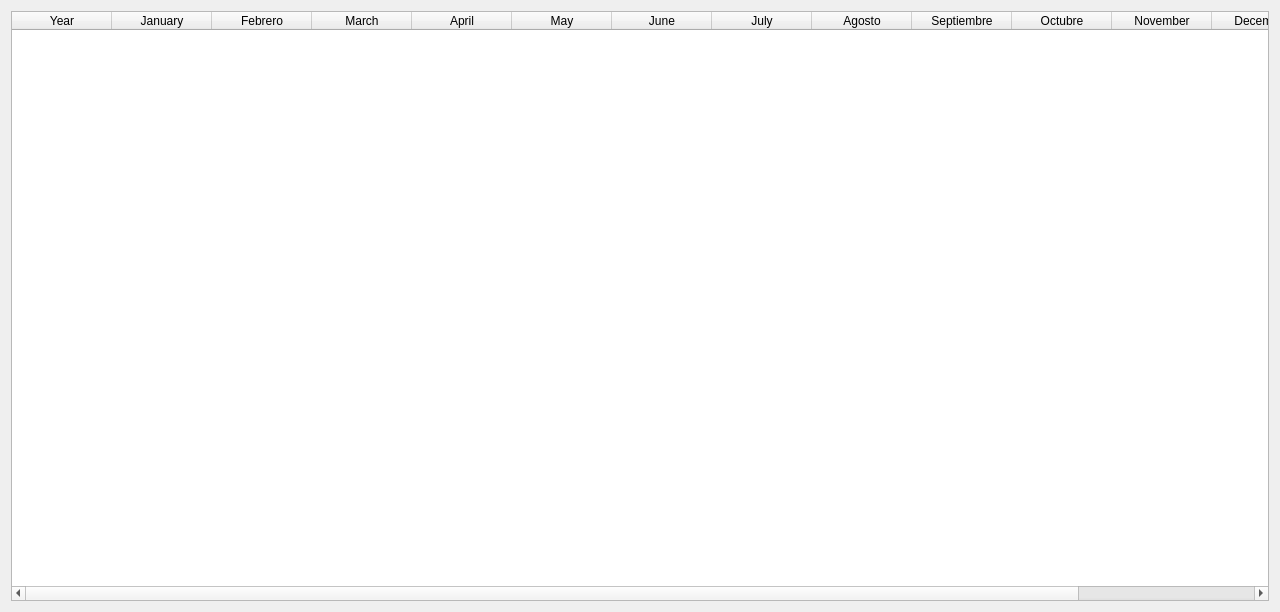
<?xml version="1.0" encoding="UTF-8"?>
<ui version="4.0">
 <class>wdgConceptsHistorical</class>
 <widget class="QDialog" name="wdgConceptsHistorical">
  <property name="geometry">
   <rect>
    <x>0</x>
    <y>0</y>
    <width>1280</width>
    <height>612</height>
   </rect>
  </property>
  <property name="windowTitle">
   <string>Historical concepts report</string>
  </property>
  <property name="windowIcon">
   <iconset resource="../images/xulpymoney.qrc">
    <normaloff>:/xulpymoney/history.png</normaloff>:/xulpymoney/history.png</iconset>
  </property>
  <layout class="QHBoxLayout" name="horizontalLayout">
   <item>
    <layout class="QVBoxLayout" name="verticalLayout">
     <item>
      <widget class="myQTableWidget" name="table">
       <attribute name="verticalHeaderVisible">
        <bool>false</bool>
       </attribute>
       <column>
        <property name="text">
         <string>Year</string>
        </property>
       </column>
       <column>
        <property name="text">
         <string>January</string>
        </property>
       </column>
       <column>
        <property name="text">
         <string>Febrero</string>
        </property>
       </column>
       <column>
        <property name="text">
         <string>March</string>
        </property>
       </column>
       <column>
        <property name="text">
         <string>April</string>
        </property>
       </column>
       <column>
        <property name="text">
         <string>May</string>
        </property>
       </column>
       <column>
        <property name="text">
         <string>June</string>
        </property>
       </column>
       <column>
        <property name="text">
         <string>July</string>
        </property>
       </column>
       <column>
        <property name="text">
         <string>Agosto</string>
        </property>
       </column>
       <column>
        <property name="text">
         <string>Septiembre</string>
        </property>
       </column>
       <column>
        <property name="text">
         <string>Octubre</string>
        </property>
       </column>
       <column>
        <property name="text">
         <string>November</string>
        </property>
       </column>
       <column>
        <property name="text">
         <string>December</string>
        </property>
       </column>
       <column>
        <property name="text">
         <string>Total</string>
        </property>
       </column>
      </widget>
     </item>
    </layout>
   </item>
  </layout>
 </widget>
 <customwidgets>
  <customwidget>
   <class>myQTableWidget</class>
   <extends>QTableWidget</extends>
   <header location="global">myqtablewidget</header>
  </customwidget>
 </customwidgets>
 <resources>
  <include location="../images/xulpymoney.qrc"/>
 </resources>
 <connections/>
</ui>
